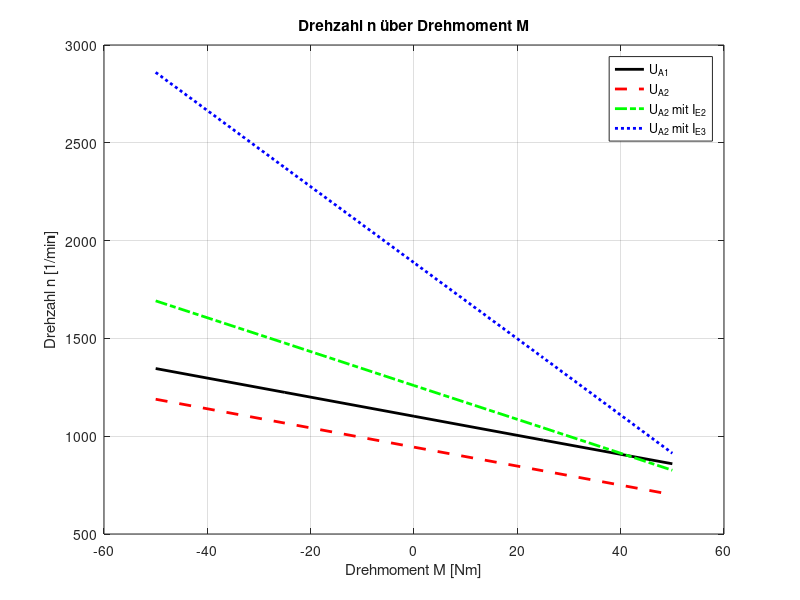
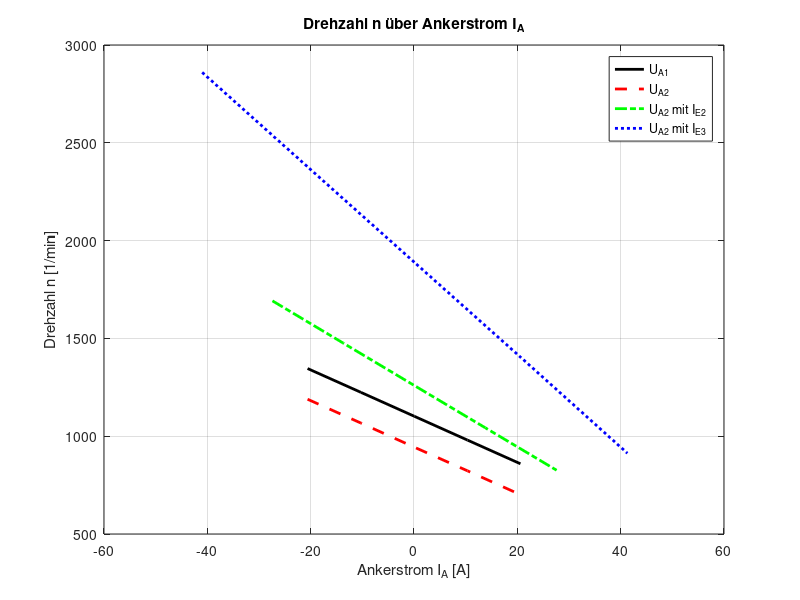

Write MATLAB code to recreate these figures, in order.
#Ankerstellbereich + Feldschwächung
clc; clear; close all;

%% Drehmomentbereich
M = -50:25:50;

%% 🔽 HIER deine Messwerte eintragen

% Ankerspannung UA1
n_UA1  = [1346, 1224, 1102, 980, 859 ];   % Drehzahl
I_A1   = [-20.6, -10.26, 0.05, 10.36, 20.6 ];   % Ankerstrom

% Ankerspannung UA2
n_UA2  = [1189,1067, 944, 823, 701];   % Drehzahl
I_A2   = [-20.6, -10.26, 0.04, 10.35, 20.6];   % Ankerstrom

# Ankerspannung UA2 mit Feldschwächung I_E2

n_IE2  = [1692,1476, 1259, 1043, 826];   % Drehzahl
I_A_IE2   = [-27.4, -13.7, 0.07, 13.8, 27.6];   % Ankerstrom

# Ankerspannung UA2 mit Feldschwächung I_E3

n_IE3  = [2860, 2373, 1887, 1401, 913];   % Drehzahl
I_A_IE3   = [-41, -20.42, 0.16, 20.75, 41.3];   % Ankerstrom

%% 📊 Diagramm 1: n über M
figure;

plot(M, n_UA1, '-k', 'LineWidth', 2);
hold on;

plot(M, n_UA2, '--r', 'LineWidth', 2);

plot(M, n_IE2, '-.g', 'LineWidth', 2);

plot(M, n_IE3, ':b', 'LineWidth', 2);

grid on;

xlabel('Drehmoment M [Nm]');
ylabel('Drehzahl n [1/min]');

title('Drehzahl n über Drehmoment M');

legend('U_{A1}', ...
       'U_{A2}', ...
       'U_{A2} mit I_{E2}', ...
       'U_{A2} mit I_{E3}', ...
       'Location', 'best');


%% 📊 Diagramm 2: n über I_A
figure;

plot(I_A1, n_UA1, '-k', 'LineWidth', 2);
hold on;

plot(I_A2, n_UA2, '--r', 'LineWidth', 2);

plot(I_A_IE2, n_IE2, '-.g', 'LineWidth', 2);

plot(I_A_IE3, n_IE3, ':b', 'LineWidth', 2);

grid on;

xlabel('Ankerstrom I_A [A]');
ylabel('Drehzahl n [1/min]');

title('Drehzahl n über Ankerstrom I_A');

legend('U_{A1}', ...
       'U_{A2}', ...
       'U_{A2} mit I_{E2}', ...
       'U_{A2} mit I_{E3}', ...
       'Location', 'best');
